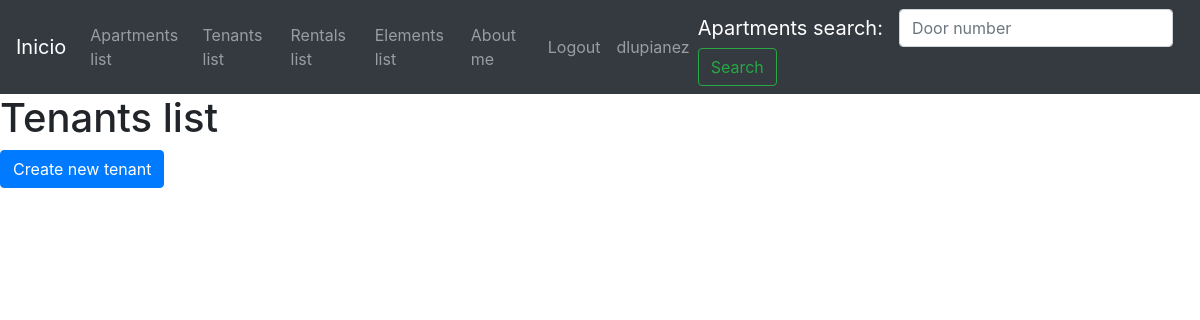
Before: /tenants/tenants-list/ (signed in) with the older database file.
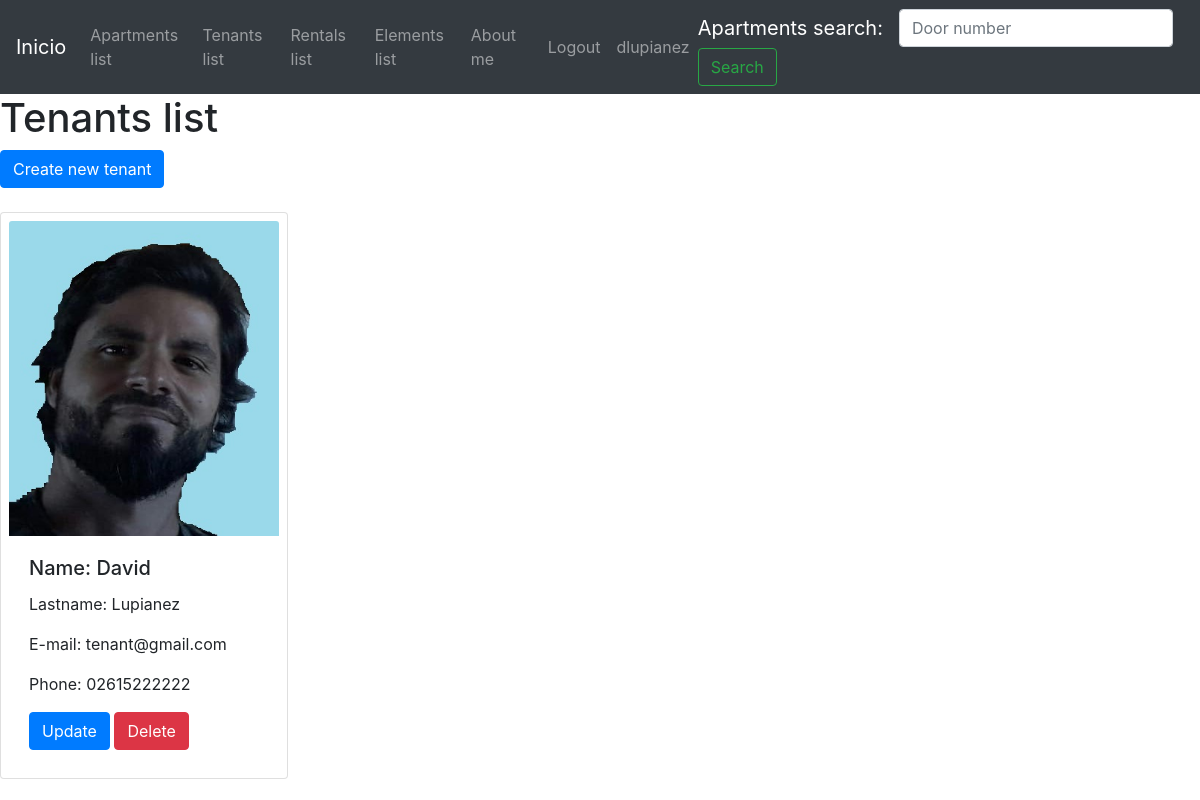
After: the same page with the newer database file.
### tenants/models.py (models this page shows, shortened)
class Tenant(models.Model):
    name=models.CharField(max_length=50, null=False, blank=False)
    lastname=models.CharField(max_length=50, null=False, blank=False )
    email=models.EmailField(max_length=50, null=False, blank=False)
    phone=models.CharField(max_length=50, null=False, blank=False)
    is_active=models.BooleanField(default=True)
    tenant_picture = models.ImageField(upload_to='tenant_images', null=True, blank=True)

### tenants/views.py (the view)
# urls.py: path('tenants-list/', TenantsListView.as_view(), name='tenants_list'),
class TenantsListView(LoginRequiredMixin, ListView):
    model = Tenant
    template_name = 'tenants/tenants-list.html'

### templates/tenants/tenants-list.html (shortened to what this page needs)
{% extends 'base.html' %}
{% block content %}
    <h1>Tenants list</h1>
    {% if request.user.is_authenticated %}
        {% if request.user.is_superuser %}
            <a href="/tenants/tenant-create/" class="btn btn-primary">Create new tenant</a>
        {% endif %}
    {% endif %}
    <br><br>
    {% for tenant in object_list %}
        <div class="card d-inline-flex p-2" style="width: 18rem;">
            <img src="{{tenant.tenant_picture.url}}" class="card-img-top">
            <div class="card-body">
            <h5 class="card-title">Name: {{tenant.name}}</h5>
            <p class="card-text">Lastname: {{tenant.lastname}}</p>
            <p class="card-text">E-mail: {{tenant.email}}</p>
            <p class="card-text">Phone: {{tenant.phone}}</p>
            {% if request.user.is_authenticated %}
                {% if request.user.is_superuser %}
                    <a href="/tenants/tenant-update/{{tenant.id}}" class="btn btn-primary">Update</a>
                    <a href="/tenants/tenant-delete/{{tenant.id}}" class="btn btn-danger">Delete</a>
                {% endif %}
            {% endif %}
        </div>
        </div>
    {% endfor %}
{% endblock %}

Changed rows visible on the page:
added Tenant: tenant_picture (picture), name "David", lastname "Lupianez", email "tenant@gmail.com", phone "02615222222"
